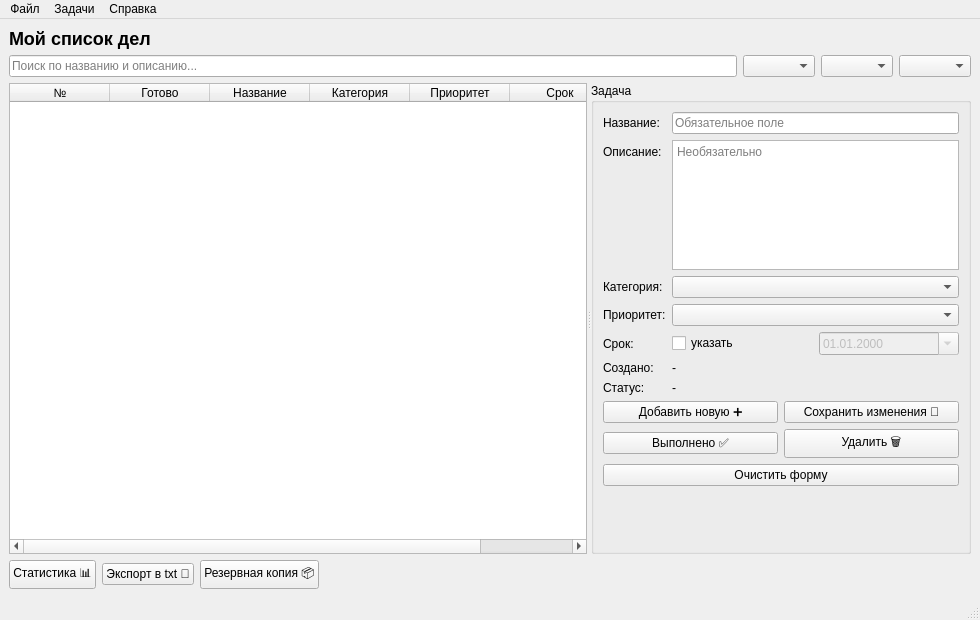
<?xml version="1.0" encoding="UTF-8"?>
<ui version="4.0">
 <class>GlavnoeOkno</class>
 <widget class="QMainWindow" name="GlavnoeOkno">
  <property name="geometry">
   <rect>
    <x>0</x>
    <y>0</y>
    <width>980</width>
    <height>620</height>
   </rect>
  </property>
  <property name="windowTitle">
   <string>Список дел</string>
  </property>
  <widget class="QWidget" name="centralnyyVidzhet">
   <layout class="QVBoxLayout" name="glavnyyLayout">
    <item>
     <widget class="QLabel" name="labelZagolovok">
      <property name="sizePolicy">
       <sizepolicy hsizetype="Preferred" vsizetype="Maximum">
        <horstretch>0</horstretch>
        <verstretch>0</verstretch>
       </sizepolicy>
      </property>
      <property name="styleSheet">
       <string notr="true">font-size: 18px; font-weight: bold;</string>
      </property>
      <property name="text">
       <string>Мой список дел</string>
      </property>
     </widget>
    </item>
    <item>
     <layout class="QHBoxLayout" name="layoutFiltry">
      <item>
       <widget class="QLineEdit" name="lineEditPoisk">
        <property name="placeholderText">
         <string>Поиск по названию и описанию...</string>
        </property>
        <property name="clearButtonEnabled">
         <bool>true</bool>
        </property>
       </widget>
      </item>
      <item>
       <widget class="QComboBox" name="comboFiltrKategorii">
        <property name="toolTip">
         <string>Фильтр по категории</string>
        </property>
       </widget>
      </item>
      <item>
       <widget class="QComboBox" name="comboFiltrStatusa">
        <property name="toolTip">
         <string>Какие задачи показывать</string>
        </property>
       </widget>
      </item>
      <item>
       <widget class="QComboBox" name="comboSortirovka">
        <property name="toolTip">
         <string>Сортировка списка</string>
        </property>
       </widget>
      </item>
     </layout>
    </item>
    <item>
     <widget class="QSplitter" name="splitter">
      <property name="orientation">
       <enum>Qt::Orientation::Horizontal</enum>
      </property>
      <property name="childrenCollapsible">
       <bool>false</bool>
      </property>
      <widget class="QTableWidget" name="tableZadachi">
       <property name="editTriggers">
        <set>QAbstractItemView::EditTrigger::NoEditTriggers</set>
       </property>
       <property name="alternatingRowColors">
        <bool>true</bool>
       </property>
       <property name="selectionMode">
        <enum>QAbstractItemView::SelectionMode::SingleSelection</enum>
       </property>
       <property name="selectionBehavior">
        <enum>QAbstractItemView::SelectionBehavior::SelectRows</enum>
       </property>
       <attribute name="horizontalHeaderStretchLastSection">
        <bool>false</bool>
       </attribute>
       <attribute name="verticalHeaderVisible">
        <bool>false</bool>
       </attribute>
       <column>
        <property name="text">
         <string>№</string>
        </property>
       </column>
       <column>
        <property name="text">
         <string>Готово</string>
        </property>
       </column>
       <column>
        <property name="text">
         <string>Название</string>
        </property>
       </column>
       <column>
        <property name="text">
         <string>Категория</string>
        </property>
       </column>
       <column>
        <property name="text">
         <string>Приоритет</string>
        </property>
       </column>
       <column>
        <property name="text">
         <string>Срок</string>
        </property>
       </column>
      </widget>
      <widget class="QGroupBox" name="groupBoxZadacha">
       <property name="minimumSize">
        <size>
         <width>320</width>
         <height>0</height>
        </size>
       </property>
       <property name="maximumSize">
        <size>
         <width>380</width>
         <height>16777215</height>
        </size>
       </property>
       <property name="title">
        <string>Задача</string>
       </property>
       <layout class="QVBoxLayout" name="layoutZadacha">
        <item>
         <layout class="QFormLayout" name="layoutForma">
          <item row="0" column="0">
           <widget class="QLabel" name="labelNazvanie">
            <property name="text">
             <string>Название:</string>
            </property>
           </widget>
          </item>
          <item row="0" column="1">
           <widget class="QLineEdit" name="lineEditNazvanie">
            <property name="placeholderText">
             <string>Обязательное поле</string>
            </property>
           </widget>
          </item>
          <item row="1" column="0">
           <widget class="QLabel" name="labelOpisanie">
            <property name="text">
             <string>Описание:</string>
            </property>
           </widget>
          </item>
          <item row="1" column="1">
           <widget class="QPlainTextEdit" name="plainTextOpisanie">
            <property name="maximumSize">
             <size>
              <width>16777215</width>
              <height>130</height>
             </size>
            </property>
            <property name="placeholderText">
             <string>Необязательно</string>
            </property>
           </widget>
          </item>
          <item row="2" column="0">
           <widget class="QLabel" name="labelKategoriya">
            <property name="text">
             <string>Категория:</string>
            </property>
           </widget>
          </item>
          <item row="2" column="1">
           <widget class="QComboBox" name="comboKategoriya"/>
          </item>
          <item row="3" column="0">
           <widget class="QLabel" name="labelPrioritet">
            <property name="text">
             <string>Приоритет:</string>
            </property>
           </widget>
          </item>
          <item row="3" column="1">
           <widget class="QComboBox" name="comboPrioritet"/>
          </item>
          <item row="4" column="0">
           <widget class="QLabel" name="labelSrok">
            <property name="text">
             <string>Срок:</string>
            </property>
           </widget>
          </item>
          <item row="4" column="1">
           <layout class="QHBoxLayout" name="layoutSrok">
            <item>
             <widget class="QCheckBox" name="checkBoxSrok">
              <property name="text">
               <string>указать</string>
              </property>
             </widget>
            </item>
            <item>
             <widget class="QDateEdit" name="dateEditSrok">
              <property name="enabled">
               <bool>false</bool>
              </property>
              <property name="displayFormat">
               <string>dd.MM.yyyy</string>
              </property>
              <property name="calendarPopup">
               <bool>true</bool>
              </property>
             </widget>
            </item>
           </layout>
          </item>
          <item row="5" column="0">
           <widget class="QLabel" name="labelSozdanoNadpis">
            <property name="text">
             <string>Создано:</string>
            </property>
           </widget>
          </item>
          <item row="5" column="1">
           <widget class="QLabel" name="labelSozdano">
            <property name="text">
             <string>-</string>
            </property>
           </widget>
          </item>
          <item row="6" column="0">
           <widget class="QLabel" name="labelStatusNadpis">
            <property name="text">
             <string>Статус:</string>
            </property>
           </widget>
          </item>
          <item row="6" column="1">
           <widget class="QLabel" name="labelStatus">
            <property name="text">
             <string>-</string>
            </property>
           </widget>
          </item>
         </layout>
        </item>
        <item>
         <layout class="QGridLayout" name="layoutKnopkiZadachi">
          <item row="0" column="0">
           <widget class="QPushButton" name="knopkaDobavit">
            <property name="text">
             <string>Добавить новую ➕</string>
            </property>
           </widget>
          </item>
          <item row="0" column="1">
           <widget class="QPushButton" name="knopkaSohranit">
            <property name="text">
             <string>Сохранить изменения 💾</string>
            </property>
           </widget>
          </item>
          <item row="1" column="0">
           <widget class="QPushButton" name="knopkaVypolneno">
            <property name="text">
             <string>Выполнено ✅</string>
            </property>
           </widget>
          </item>
          <item row="1" column="1">
           <widget class="QPushButton" name="knopkaUdalit">
            <property name="text">
             <string>Удалить 🗑️</string>
            </property>
           </widget>
          </item>
          <item row="2" column="0" colspan="2">
           <widget class="QPushButton" name="knopkaOchistit">
            <property name="text">
             <string>Очистить форму</string>
            </property>
           </widget>
          </item>
         </layout>
        </item>
        <item>
         <spacer name="rasporkaVniz">
          <property name="orientation">
           <enum>Qt::Orientation::Vertical</enum>
          </property>
          <property name="sizeHint" stdset="0">
           <size>
            <width>20</width>
            <height>0</height>
           </size>
          </property>
         </spacer>
        </item>
       </layout>
      </widget>
     </widget>
    </item>
    <item>
     <layout class="QHBoxLayout" name="layoutNizhnieKnopki">
      <item>
       <widget class="QPushButton" name="knopkaStatistika">
        <property name="text">
         <string>Статистика 📊</string>
        </property>
       </widget>
      </item>
      <item>
       <widget class="QPushButton" name="knopkaEksport">
        <property name="text">
         <string>Экспорт в txt 📄</string>
        </property>
       </widget>
      </item>
      <item>
       <widget class="QPushButton" name="knopkaBackup">
        <property name="text">
         <string>Резервная копия 📦</string>
        </property>
       </widget>
      </item>
      <item>
       <spacer name="rasporkaVpravo">
        <property name="orientation">
         <enum>Qt::Orientation::Horizontal</enum>
        </property>
        <property name="sizeHint" stdset="0">
         <size>
          <width>40</width>
          <height>20</height>
         </size>
        </property>
       </spacer>
      </item>
     </layout>
    </item>
   </layout>
  </widget>
  <widget class="QMenuBar" name="menubar">
   <widget class="QMenu" name="menuFayl">
    <property name="title">
     <string>Файл</string>
    </property>
    <addaction name="actionEksport"/>
    <addaction name="actionBackup"/>
    <addaction name="separator"/>
    <addaction name="actionVyhod"/>
   </widget>
   <widget class="QMenu" name="menuZadachi">
    <property name="title">
     <string>Задачи</string>
    </property>
    <addaction name="actionNovaya"/>
    <addaction name="actionStatistika"/>
    <addaction name="actionProsrochennye"/>
   </widget>
   <widget class="QMenu" name="menuSpravka">
    <property name="title">
     <string>Справка</string>
    </property>
    <addaction name="actionOProgramme"/>
   </widget>
   <addaction name="menuFayl"/>
   <addaction name="menuZadachi"/>
   <addaction name="menuSpravka"/>
  </widget>
  <widget class="QStatusBar" name="statusbar"/>
  <action name="actionEksport">
   <property name="text">
    <string>Экспорт в текстовый файл</string>
   </property>
  </action>
  <action name="actionBackup">
   <property name="text">
    <string>Сделать резервную копию</string>
   </property>
  </action>
  <action name="actionVyhod">
   <property name="text">
    <string>Выход</string>
   </property>
   <property name="shortcut">
    <string>Ctrl+Q</string>
   </property>
  </action>
  <action name="actionNovaya">
   <property name="text">
    <string>Новая задача</string>
   </property>
   <property name="shortcut">
    <string>Ctrl+N</string>
   </property>
  </action>
  <action name="actionStatistika">
   <property name="text">
    <string>Статистика</string>
   </property>
  </action>
  <action name="actionProsrochennye">
   <property name="text">
    <string>Показать просроченные</string>
   </property>
  </action>
  <action name="actionOProgramme">
   <property name="text">
    <string>О программе</string>
   </property>
  </action>
 </widget>
 <resources/>
 <connections/>
</ui>
